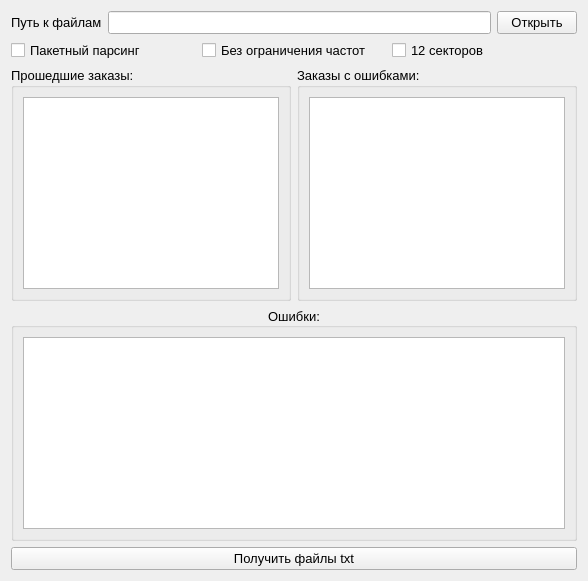
      <widget class="QWidget" name="tab_parser">
       <attribute name="title">
        <string>Парсер txt</string>
       </attribute>
       <attribute name="toolTip">
        <string>Получение txt файлов из excel исходников</string>
       </attribute>
       <layout class="QGridLayout" name="gridLayout_8">
        <item row="6" column="0" colspan="3">
         <widget class="QPushButton" name="pushButton_parser">
          <property name="font">
           <font>
            <pointsize>10</pointsize>
           </font>
          </property>
          <property name="toolTip">
           <string>&lt;html&gt;&lt;head/&gt;&lt;body&gt;&lt;p&gt;Начать парсинг файлов&lt;/p&gt;&lt;/body&gt;&lt;/html&gt;</string>
          </property>
          <property name="text">
           <string>Получить файлы txt</string>
          </property>
         </widget>
        </item>
        <item row="4" column="0" colspan="3">
         <layout class="QGridLayout" name="gridLayout_12">
          <item row="0" column="1">
           <widget class="QGroupBox" name="groupBox_error_order">
            <property name="sizePolicy">
             <sizepolicy hsizetype="Preferred" vsizetype="Preferred">
              <horstretch>0</horstretch>
              <verstretch>0</verstretch>
             </sizepolicy>
            </property>
            <property name="font">
             <font>
              <pointsize>10</pointsize>
             </font>
            </property>
            <property name="title">
             <string>Заказы с ошибками:</string>
            </property>
            <layout class="QGridLayout" name="gridLayout_14">
             <item row="0" column="0">
              <widget class="QPlainTextEdit" name="plainTextEdit_error_order">
               <property name="sizePolicy">
                <sizepolicy hsizetype="Expanding" vsizetype="Expanding">
                 <horstretch>0</horstretch>
                 <verstretch>0</verstretch>
                </sizepolicy>
               </property>
               <property name="toolTip">
                <string>&lt;html&gt;&lt;head/&gt;&lt;body&gt;&lt;p&gt;Поле для документов с ошибками&lt;/p&gt;&lt;/body&gt;&lt;/html&gt;</string>
               </property>
               <property name="readOnly">
                <bool>true</bool>
               </property>
              </widget>
             </item>
            </layout>
           </widget>
          </item>
          <item row="0" column="0">
           <widget class="QGroupBox" name="groupBox_succsess_order">
            <property name="sizePolicy">
             <sizepolicy hsizetype="Preferred" vsizetype="Preferred">
              <horstretch>0</horstretch>
              <verstretch>0</verstretch>
             </sizepolicy>
            </property>
            <property name="font">
             <font>
              <pointsize>10</pointsize>
             </font>
            </property>
            <property name="title">
             <string>Прошедшие заказы:</string>
            </property>
            <layout class="QGridLayout" name="gridLayout_13">
             <item row="0" column="0">
              <widget class="QPlainTextEdit" name="plainTextEdit_succsess_order">
               <property name="sizePolicy">
                <sizepolicy hsizetype="Expanding" vsizetype="Expanding">
                 <horstretch>0</horstretch>
                 <verstretch>0</verstretch>
                </sizepolicy>
               </property>
               <property name="toolTip">
                <string>&lt;html&gt;&lt;head/&gt;&lt;body&gt;&lt;p&gt;Поле для документов без ошибок&lt;/p&gt;&lt;/body&gt;&lt;/html&gt;</string>
               </property>
               <property name="readOnly">
                <bool>true</bool>
               </property>
              </widget>
             </item>
            </layout>
           </widget>
          </item>
          <item row="1" column="0" colspan="2">
           <widget class="QGroupBox" name="groupBox_errors">
            <property name="sizePolicy">
             <sizepolicy hsizetype="Preferred" vsizetype="Preferred">
              <horstretch>0</horstretch>
              <verstretch>0</verstretch>
             </sizepolicy>
            </property>
            <property name="font">
             <font>
              <pointsize>10</pointsize>
             </font>
            </property>
            <property name="title">
             <string>Ошибки:</string>
            </property>
            <property name="alignment">
             <set>Qt::AlignCenter</set>
            </property>
            <layout class="QGridLayout" name="gridLayout_15">
             <item row="0" column="0">
              <widget class="QPlainTextEdit" name="plainTextEdit_errors">
               <property name="toolTip">
                <string>&lt;html&gt;&lt;head/&gt;&lt;body&gt;&lt;p&gt;Поле с описанием ошибок&lt;/p&gt;&lt;/body&gt;&lt;/html&gt;</string>
               </property>
               <property name="readOnly">
                <bool>true</bool>
               </property>
              </widget>
             </item>
            </layout>
           </widget>
          </item>
         </layout>
        </item>
        <item row="0" column="1">
         <widget class="QLineEdit" name="lineEdit_path_parser">
          <property name="font">
           <font>
            <pointsize>10</pointsize>
           </font>
          </property>
          <property name="toolTip">
           <string>&lt;html&gt;&lt;head/&gt;&lt;body&gt;&lt;p&gt;Путь к папке с документами (к папкам, если пакетный расчёт)&lt;/p&gt;&lt;/body&gt;&lt;/html&gt;</string>
          </property>
         </widget>
        </item>
        <item row="0" column="2">
         <widget class="QPushButton" name="pushButton_open_folder_parser">
          <property name="font">
           <font>
            <pointsize>10</pointsize>
           </font>
          </property>
          <property name="toolTip">
           <string>&lt;html&gt;&lt;head/&gt;&lt;body&gt;&lt;p&gt;Выбрать директорию для парсинга&lt;/p&gt;&lt;/body&gt;&lt;/html&gt;</string>
          </property>
          <property name="text">
           <string>Открыть</string>
          </property>
         </widget>
        </item>
        <item row="0" column="0">
         <widget class="QLabel" name="label_path_parser">
          <property name="font">
           <font>
            <pointsize>10</pointsize>
           </font>
          </property>
          <property name="text">
           <string>Путь к файлам</string>
          </property>
         </widget>
        </item>
        <item row="3" column="0" colspan="3">
         <layout class="QHBoxLayout" name="horizontalLayout">
          <item>
           <widget class="QCheckBox" name="checkBox_group_parcing">
            <property name="font">
             <font>
              <pointsize>10</pointsize>
             </font>
            </property>
            <property name="toolTip">
             <string>&lt;html&gt;&lt;head/&gt;&lt;body&gt;&lt;p&gt;Активировать если необходимо распарсить несколько заказов&lt;/p&gt;&lt;/body&gt;&lt;/html&gt;</string>
            </property>
            <property name="text">
             <string>Пакетный парсинг</string>
            </property>
           </widget>
          </item>
          <item>
           <widget class="QCheckBox" name="checkBox_no_freq_limit">
            <property name="font">
             <font>
              <pointsize>10</pointsize>
             </font>
            </property>
            <property name="toolTip">
             <string>&lt;html&gt;&lt;head/&gt;&lt;body&gt;&lt;p&gt;Активировать если нет необходимости контроля получаемых значений&lt;/p&gt;&lt;/body&gt;&lt;/html&gt;</string>
            </property>
            <property name="text">
             <string>Без ограничения частот</string>
            </property>
           </widget>
          </item>
          <item>
           <widget class="QCheckBox" name="checkBox_12_sectors">
            <property name="font">
             <font>
              <pointsize>10</pointsize>
             </font>
            </property>
            <property name="toolTip">
             <string>&lt;html&gt;&lt;head/&gt;&lt;body&gt;&lt;p&gt;Активировать если СИ проводились для 12 секторов&lt;/p&gt;&lt;/body&gt;&lt;/html&gt;</string>
            </property>
            <property name="text">
             <string>12 секторов</string>
            </property>
           </widget>
          </item>
         </layout>
        </item>
       </layout>
      </widget>
